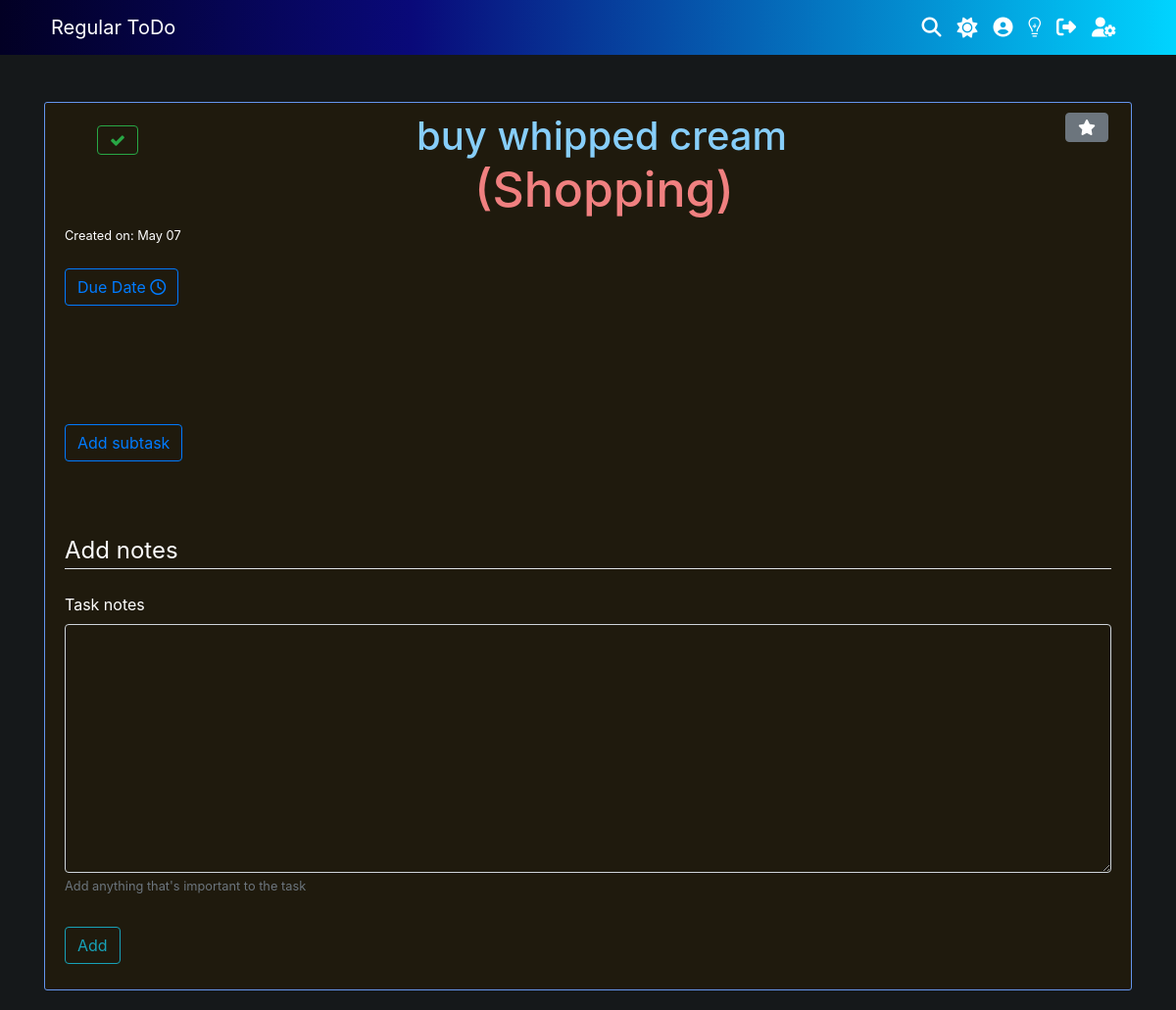
The page /todo/buy whipped cream/170/ (signed in) on the database as committed earlier.
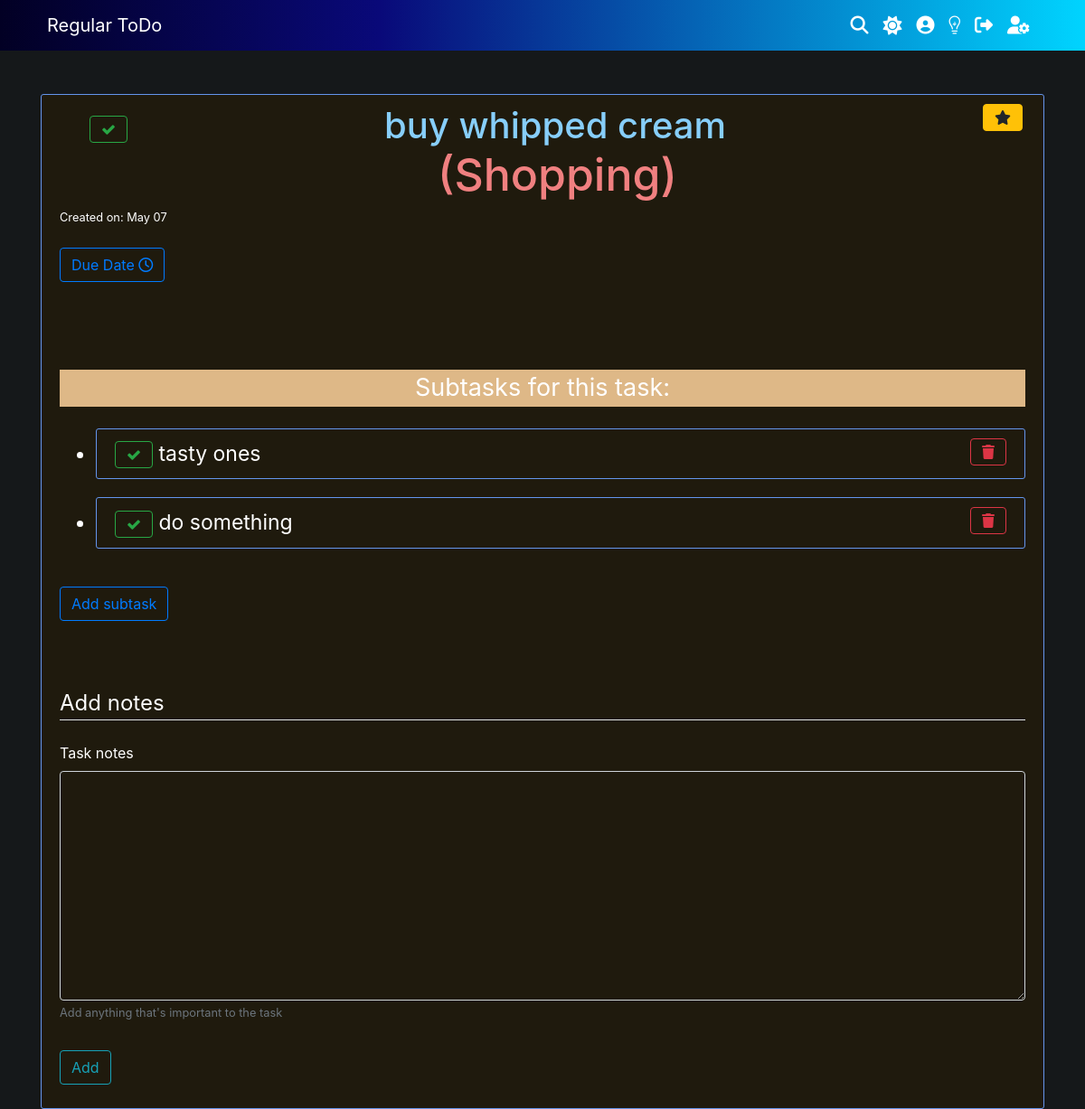
The same page on the database as committed later.
### ToDo/models.py (models this page shows, shortened)
class ToDo(models.Model):
    title = models.CharField(max_length=100)
    parent_list = models.ForeignKey(
        TaskList, on_delete=models.CASCADE, null=True)
    date_created = models.DateTimeField(default=timezone.now)
    creator = models.ForeignKey(User, on_delete=models.CASCADE)
    is_checked = models.BooleanField(default=False)
    due_date = models.DateTimeField(null=True, blank=True)
    due_date_color = models.CharField(max_length=100, null=True, blank=True)
    num_of_subtasks = models.IntegerField(default=0)
    date_completed = models.DateTimeField(null=True, blank=True)
    has_notes = models.BooleanField(default=False)
    important = models.BooleanField(default=False)

class TaskList(models.Model):
    title = models.CharField(max_length=100)
    owner = models.ForeignKey(User, on_delete=models.CASCADE)
    num_of_tasks = models.IntegerField(default=0)

class SubTask(models.Model):
    title = models.CharField(max_length=100)
    done = models.BooleanField(default=False)
    parent_task = models.ForeignKey(ToDo, on_delete=models.CASCADE)

### ToDo/views.py (the view)
# urls.py: path('todo/<title>/<int:pk>/', views.todo_detail, name="todo-detailed"),
@login_required
def todo_detail(request, title, pk):
    try:
        todo = ToDo.objects.get(title=title, creator=request.user, pk=pk)
    except:
        return render(request, "ToDo/restrict_access.html")
    subtasks = SubTask.objects.filter(parent_task=todo)
    try:
        note = Notes.objects.get(parent_task=todo)
    except:
        note = Notes()
    percentage = 0
    if subtasks:
        subtasks_completed = subtasks.filter(done=True).count()
        percentage = int((subtasks_completed/subtasks.count()) * 100)
    context = {
        "todo": todo,
        "note_form": ToDoNotesForm(),
        "note": note,
        "subtask_form": SubTaskForm(),
        "subtasks": subtasks,
        "due_form": DueDateForm(),
        "title": todo.title,
        "percentage": percentage
    }
    return render(request, "ToDo/detailed_view.html", context=context)

### ToDo/forms.py
class ToDoNotesForm(forms.Form):
    task_notes = forms.CharField(widget=forms.Textarea(
        attrs={"id": "input-notes"}), help_text="Add anything that's important to the task", strip=False)

class SubTaskForm(forms.Form):
    sub_task = forms.CharField(max_length=70)
    sub_task.widget = forms.TextInput(attrs={"id": "input-subtask"})

### ToDo/templates/ToDo/detailed_view.html (shortened to what this page needs)
{% extends "ToDo/base.html" %}
{% block content %}
{% load crispy_forms_tags %}
<div class="content-section dark-mode-assist-section">
    <h1 style="text-align: center; margin-left: 33px;">
        {% if not todo.is_checked %}
            <button id="todo-btn-{{ todo.pk }}" style="float:left; margin-top: 13px;" onclick="toggleTodo('{{ todo.pk }}', 'check', 'detail-view')"
                class="btn btn-outline-success">
                <i class="fa fa-check"></i>
            </button>
            <a id="todo-title-{{ todo.pk }}" style="color:lightskyblue; text-decoration: none;" href="{% url 'todo-edit' todo.pk %}">
                {{ todo.title }}
            </a>
        {% endif %}
        {% if todo.important %}
            <button id="todo-important-{{ todo.pk }}" onclick="toggleImportant({{ todo.pk }}, 'unmark')"
                style="float: right; margin-right:3px" class="btn btn-warning"><i class="fas fa-star"></i>
            </button>
        {% else %}
            <button id="todo-important-{{ todo.pk }}" onclick="toggleImportant({{ todo.pk }}, 'mark')"
                style="float: right; margin-right:3px" class="btn btn-secondary"><i class="fas fa-star"></i>
            </button>
        {% endif %}
        <br>
        {% if todo.parent_list %}
            <a style="font-size: 50px; color:lightcoral; text-decoration: none;" href="{% url 'tasklist-single-view' todo.parent_list.title todo.parent_list.pk %}">
                ({{ todo.parent_list.title }})
            </a>
        {% endif %}
    </h1>
    <small>Created on: {{ todo.date_created|date:"F d" }}</small>
    <br>
    <br>
    {% if todo.due_date != None %}
        <p id="due-date-content" style="font-size: 25px; color: {{ todo.due_date_color }}">
            Due on: {{ todo.due_date|date:"F d" }}
            <button onclick="deleteItem('due_date', {{ todo.pk }})" class="btn btn-outline-danger">
                <i class="fa fa-trash">
                </i>
            </button>
        </p>
    {% else %}
        <div id="due-date-input">
            <a class="btn btn-outline-primary" data-toggle="collapse" href="#multiCollapseExample{{ todo.pk }}" role="button"
                aria-expanded="false" aria-controls="multiCollapseExample{{ todo.pk }}">
                Due Date
                <i class="far fa-clock"></i>
            </a>
            <div class="row">
                <div class="col">
                </div>
            </div>
        </div>
        <br>
    {% endif %}
    <br>
    {% if subtasks %}
        <br><br>
        <center id="subtask-heading" style="font-size:27px; background-color: burlywood; color: 'black';">Subtasks for this task:</center>
        <br>
        <ul id="subtask-list" style="padding-bottom: 22px;">
            {% for subtask in subtasks %}
                {% if not subtask.done %}
                    <li class="content-section" id="subtask-items-{{ subtask.pk }}" style="font-size: 23px">
                        <button id="subtask-btn-{{ subtask.pk }}" onclick="toggleSubtask({{ subtask.pk }}, 'check')"
                            class="btn btn-outline-success">
                            <i class="fa fa-check"></i>
                        </button>
                        <a id="subtask-title-{{ subtask.pk }}" style="color:inherit; text-decoration: none;" href="{% url 'todo-edit-subtask' subtask.pk %}">
                            {{ subtask.title }}
                        </a>
                        <button onclick="deleteItem('subtask', {{ subtask.pk }})" type="submit"
                            style="float: right;" class="btn btn-outline-danger"><i class="fas fa-trash"></i>
                        </button>
                    </li>
                {% endif %}
            {% endfor %}
        </ul>
    {% else %}
        <br>
        <br><br>
    {% endif %}
    <a class="btn btn-outline-primary" data-toggle="collapse" href="#multiCollapseExample" role="button"
        aria-expanded="false" aria-controls="multiCollapseExample">
        Add subtask
    </a>
    <div class="row">
        <div class="col">
        </div>
    </div>
    <br><br>
    {% if todo.has_notes %}
        <div id="notes">
            <br>
            <center style="font-size:27px; background-color: burlywood; color: 'black';">Notes for this task:</center>
            <h3 id="notes-content">
                <br>
                <div style="font-family:Candara">{{ note.content|linebreaks }}</div>
                <button style="font-size: 2ch" class="btn btn-outline-danger" type="submit"
                    onclick="deleteItem('notes', {{ note.pk }})"><i class="fas fa-trash"></i></button>
                <button style="font-size: 2ch;" class="btn btn-outline-info" type="submit"
                    onclick="location.href='{% url 'todo-edit-notes' note.pk %}'"><i class="fas fa-pencil-alt"></i></button>
            </h3>
            <p id="notes-metadata">
                <br>
                Notes added on: <b>{{ note.date_added|date:"F d, Y" }}</b>
                <br>
                {% if note.date_edited != note.date_added %}
                    Notes edited on: <b>{{ note.date_edited|date:"F d, Y" }}</b>
                {% endif %}
            </p>
        </div>
    {% else %}
        <div id="notes-input">
            <br>
            <form action="/createNote/" id="notes-add-form" method="POST" name={{ note.pk }}>
                <fieldset class="form-group dark-mode-assist">
                    <legend class="border-bottom mb-4">Add notes</legend>
                    {{ note_form|crispy }}
                </fieldset>
                <div class="form-group">
                    <button class="btn btn-outline-info" type="submit">Add</button>
                </div>
            </form>
        </div>
    {% endif %}
</div>
{% endblock content %}

### ToDo/templates/ToDo/base.html (shortened to what this page needs)
﻿{% load static %}
{% load user_agents %}
<html>
<head>
    <link rel="stylesheet" href="https://maxcdn.bootstrapcdn.com/bootstrap/4.0.0/css/bootstrap.min.css"
>
    <link rel="stylesheet" href="https://cdnjs.cloudflare.com/ajax/libs/font-awesome/4.7.0/css/font-awesome.min.css">
    {% if user.profile.theme == "dark" %}
        <link rel="stylesheet" id="css_changer" type="text/css" href="{% static 'ToDo/css/main_dark.css' %}">
    {% elif user.profile.theme == "light" %}
        <link rel="stylesheet" id="css_changer" type="text/css" href="{% static 'ToDo/css/main_light.css' %}">
    {% endif %}
</head>
<body>
    <header class="site-header">
        <nav class="navbar navbar-nav navbar-dark bg-steel navbar-expand-md fixed-top nav-fill">
            <div class="container">
                <a style="padding-left:15px" class="navbar-brand mr-4 nav-link" href="{% url 'todo-home' %}">
                    Regular ToDo
                </a>
                <div class="collapse navbar-collapse" id="navbarToggle">
                    <div class="navbar-nav">
                        {% if user.is_authenticated %}
                            {% if request.path != "/search/" %}
                                <a title="Search everything" style="font-size: 20px;" class="nav-item nav-link"
                                    href="{% url 'search' %}"><i class="fas fa-search"></i>
                                </a>
                            {% endif %}
                            {% if user.profile.theme == "light" %}
                                <a title="Turn on Dark Mode" id="theme-toggler" style="font-size: 21px;"
                                    class="nav-item nav-link fas fa-moon" onclick="changeTheme('dark')">
                                    {% if request.user_agent.is_mobile %}
                                        Toggle theme
                                    {% endif %}
                                </a>
                            {% else %}
                                <a title="Turn on Light Mode" id="theme-toggler" style="font-size: 21px;"
                                    class="nav-item nav-link fas fa-sun" onclick="changeTheme('light')">
                                </a>
                            {% endif %}
                            {% if request.path != "/profile/" %}
                                <a title="Your Profile" style="font-size: 20px;" class="nav-item nav-link"
                                    href="{% url 'profile' %}"><i class="fas fa-user-circle"></i>
                                </a>
                            {% endif %}
                            {% if request.path != "/insights/" %}
                                <a title="Your Insights" style="font-size: 20px;" class="nav-item nav-link"
                                    href="{% url 'insights' %}"><i class="fab fa-medapps"></i>
                                </a>
                            {% endif %}
                            <a title="Logout" style="font-size: 20px;" class="nav-item nav-link"
                                href="{% url 'logout' %}"><i class="fas fa-sign-out-alt"></i>
                            </a>
                            {% if user.is_superuser %}
                                <a title="Admin Page" style="font-size: 20px;" class="nav-item nav-link"
                                    href="{% url 'admin:index' %}"><i class="fas fa-user-cog"></i>
                                </a>
                            {% endif %}
                        {% endif %}
                    </div>
                </div>
            </div>
        </nav>
    </header>
    <main role="main" class="container">
        {% block content %}{% endblock %}
    </main>
</body>
</html>

### static/ToDo/css/main_dark.css (style rules this page uses)
body { background: #15181a; color: #333333; margin-top: 5rem; }
h1, h2, h3, h4, h5, h6 { color: #ffffff; }
.form-control { background: #1f1a0d; color: #ffffff; }
.dark-mode-assist { color: #ffffff; }
.dark-mode-assist-section { color: #ffffff; background: #15181a; border: 1px line #a80de0; }
ul { margin: 0; }
.bg-steel { background: rgb(2,0,36); background: linear-gradient(90deg, rgba(2,0,36,1) 0%, rgba(9,9,121,1) 35%, rgba(0,212,255,1) 100%); }
.site-header .navbar-nav .nav-link { color: #ffffff; }
.content-section { background: #1f1a0d; padding: 10px 20px; border: 1px solid cornflowerblue; border-radius: 3px; margin-bottom: 20px; }

Rows that differ between the two databases and show on the page:
changed ToDo "buy whipped cream": important False → True (drawn)
added SubTask: title "tasty ones"
added SubTask: title "do something"
Other text that changed with them:
text now shown: "Subtasks for this task:"
